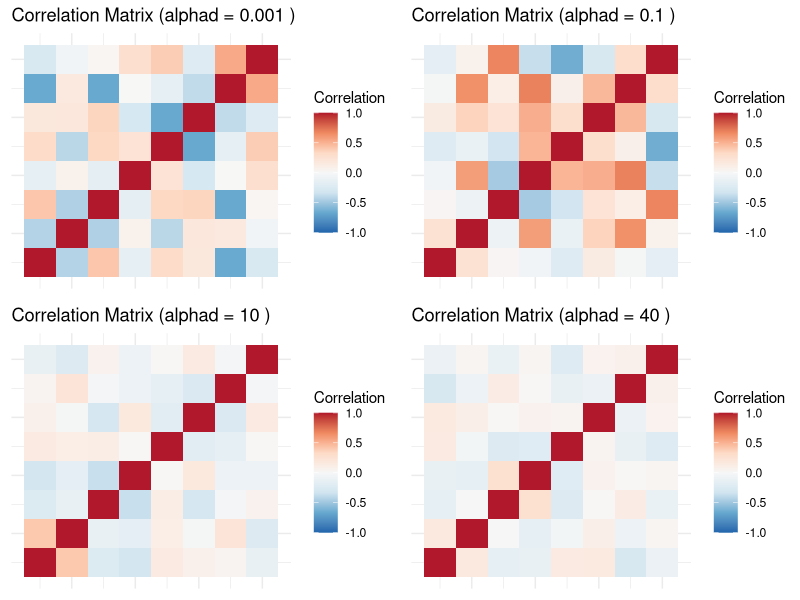
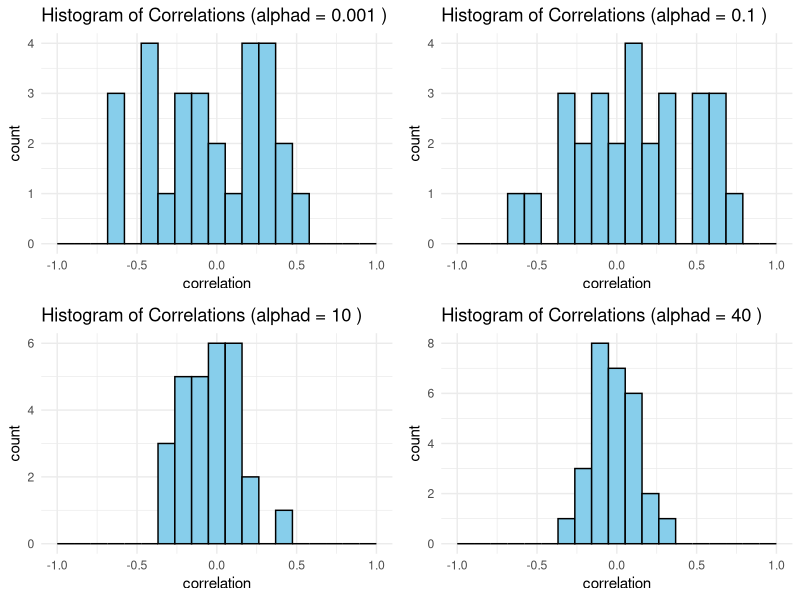

Generate these figures, in order, with R:
#pak::pak("clusterGeneration")

library(clusterGeneration)
library(ggplot2)
library(reshape2)
library(gridExtra)
library(reshape2)

# Define the dimension of the matrix
d <- 8  # Number of species/variables

# Define a range of alphad values to explore
alphad_values <- c(0.001, 0.1, 10, 40)

# Initialize a list to store correlation matrices
corr_matrices <- list()

# Generate correlation matrices for each alphad value
#set.seed(123)  # For reproducibility

for (alpha in alphad_values) {
  corr_matrix <- rcorrmatrix(d = d, alphad = alpha)
  corr_matrices[[paste0("alphad_", alpha)]] <- corr_matrix
}


# Function to plot a correlation matrix
plot_corr_matrix <- function(corr_matrix, title) {
  # Convert the matrix to a long format for ggplot
  corr_melt <- melt(corr_matrix)
  colnames(corr_melt) <- c("Var1", "Var2", "value")
  
  # Create the heatmap
  ggplot(corr_melt, aes(x = Var1, y = Var2, fill = value)) +
    geom_tile() +
    scale_fill_distiller(palette = "RdBu", limits = c(-1, 1), name = "Correlation") +
    ggtitle(title) +
    theme_minimal() +
    theme(axis.text.x = element_blank(),
          axis.text.y = element_blank(),
          axis.title = element_blank())
}

# Plot the correlation matrices
plot_list <- list()
for (alpha in alphad_values) {
  corr_matrix <- corr_matrices[[paste0("alphad_", alpha)]]
  title <- paste("Correlation Matrix (alphad =", alpha, ")")
  p <- plot_corr_matrix(corr_matrix, title)
  plot_list[[paste0("alphad_", alpha)]] <- p
}


do.call(grid.arrange, c(plot_list, ncol = 2))


# Function to plot histogram of correlation coefficients
plot_corr_histogram <- function(corr_matrix, title) {
  # Extract the upper triangle of the correlation matrix (excluding the diagonal)
  corr_values <- corr_matrix[upper.tri(corr_matrix)]
  
  # Create the histogram
  ggplot(data.frame(correlation = corr_values), aes(x = correlation)) +
    geom_histogram(bins = 20, color = "black", fill = "skyblue") +
    xlim(-1, 1) +
    ggtitle(title) +
    theme_minimal()
}

# Plot histograms
hist_list <- list()
for (alpha in alphad_values) {
  corr_matrix <- corr_matrices[[paste0("alphad_", alpha)]]
  title <- paste("Histogram of Correlations (alphad =", alpha, ")")
  p <- plot_corr_histogram(corr_matrix, title)
  hist_list[[paste0("alphad_", alpha)]] <- p
}


do.call(grid.arrange, c(hist_list, ncol = 2))
